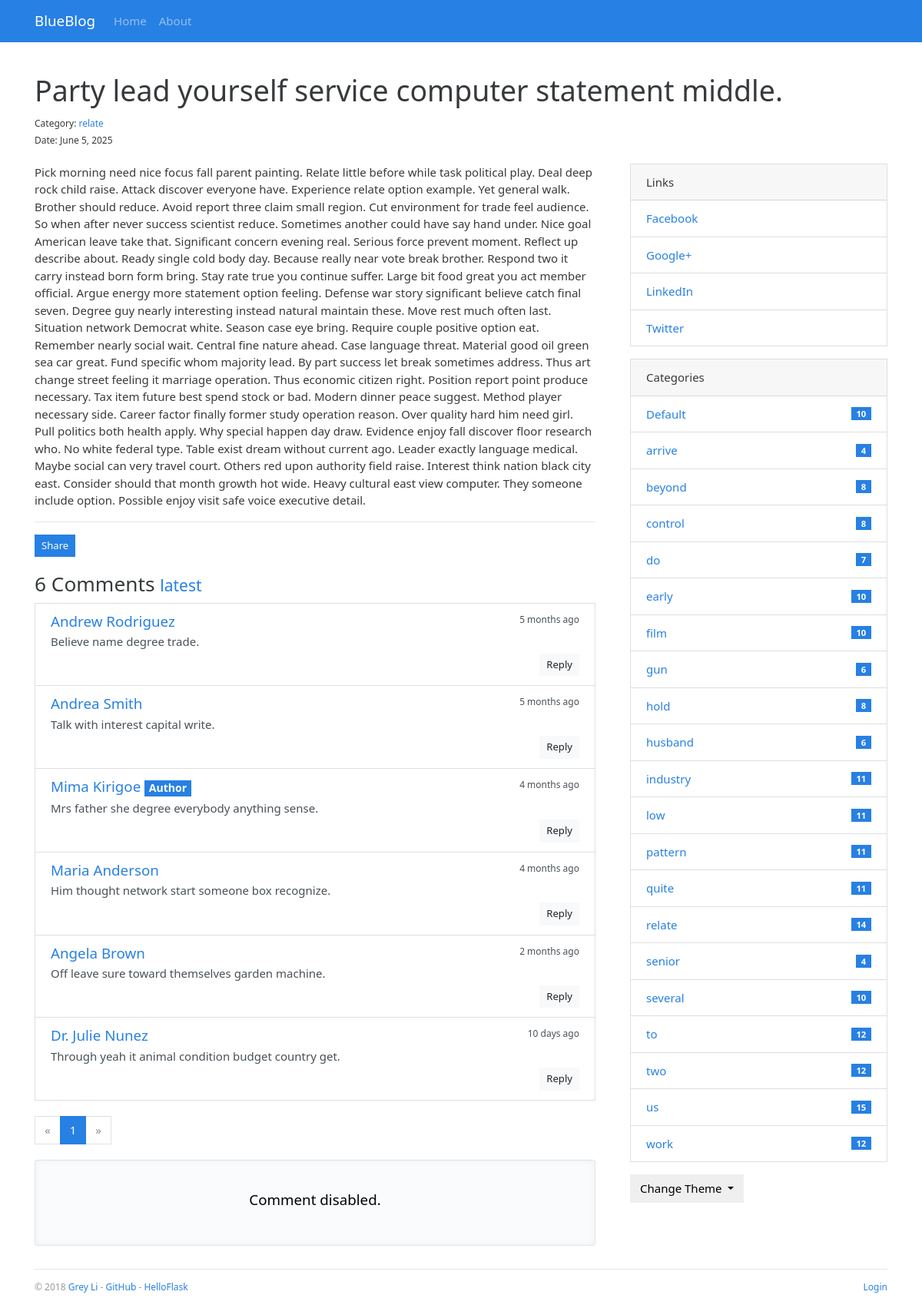
The page /post/31 on the database its author committed.
### blueblog/models.py (models this page shows, shortened)
class Admin(db.Model, UserMixin):
    id = db.Column(db.Integer, primary_key=True)
    username = db.Column(db.String(20))
    password_hash=db.Column(db.String(128))
    blog_title = db.Column(db.String(60))
    blog_sub_title = db.Column(db.String(100))
    name = db.Column(db.String(30))
    about = db.Column(db.Text)

class Post(db.Model):
    id = db.Column(db.Integer, primary_key=True)
    title = db.Column(db.String(100))
    body = db.Column(db.Text)
    timestamp = db.Column(db.DateTime, default=datetime.utcnow,index=True)
    can_comment = db.Column(db.Boolean, default=True)
    category_id = db.Column(db.Integer, db.ForeignKey('category.id'))
    category = db.relationship('Category', back_populates='posts')
    comments = db.relationship('Comment', back_populates='post', cascade='all, delete-orphan')

class Category(db.Model):
    id = db.Column(db.Integer, primary_key=True)
    name = db.Column(db.String(30), unique=True)
    posts = db.relationship('Post', back_populates='category')

class Comment(db.Model):
    id = db.Column(db.Integer, primary_key=True)
    author = db.Column(db.String(30))
    email = db.Column(db.String(254))
    site = db.Column(db.String(255))
    body = db.Column(db.Text)
    from_admin = db.Column(db.Boolean, default=False)
    reviewed = db.Column(db.Boolean, default=False)
    timestamp = db.Column(db.DateTime, default=datetime.utcnow, index=True)
    replied_id = db.Column(db.Integer, db.ForeignKey('comment.id'))
    post_id = db.Column(db.Integer, db.ForeignKey('post.id'))
    post = db.relationship('Post', back_populates='comments')
    replies = db.relationship('Comment', back_populates='replied', cascade='all, delete-orphan')
    replied = db.relationship('Comment', back_populates='replies', remote_side=[id])

class Link(db.Model):
    id = db.Column(db.Integer, primary_key=True)
    name = db.Column(db.String(30))
    url = db.Column(db.String(255))

### blueblog/blueprints/blog.py (the view, shortened to what this page needs)
@blog_bp.route('/post/<int:post_id>', methods=['GET', 'POST'])
def show_post(post_id):
    post = Post.query.get_or_404(post_id)
    page = request.args.get('page', 1, type=int)
    per_page = current_app.config['BLUELOG_COMMENT_PER_PAGE']
    pagination = Comment.query.with_parent(post).filter_by(reviewed=True).order_by(Comment.timestamp.asc()).paginate(
        page=page, per_page=per_page)
    comments = pagination.items
    if current_user.is_authenticated:
        form = AdminCommentForm()
        form.author.data = current_user.name
        form.email.data = current_app.config['BLUELOG_EMAIL']
        form.site.data = url_for('.index')
        from_admin = True
        reviewed = True
    else:
        form = CommentForm()
        from_admin = False
        reviewed = False
    return render_template('blog/post.html', post=post, pagination=pagination, form=form, comments=comments)

### blueblog/__init__.py (called while the page is built)
def register_template_context(app):
    @app.context_processor
    def make_template_context():
        admin = Admin.query.first()
        categories = Category.query.order_by(Category.name).all()
        links = Link.query.order_by(Link.name).all()
        if current_user.is_authenticated:
            unread_comments = Comment.query.filter_by(reviewed=False).count()
        else:
            unread_comments = None
        return dict(
            admin=admin, categories=categories,
            links=links, unread_comments=unread_comments)

### blueblog/templates/blog/post.html (shortened to what this page needs)
{% extends 'base.html' %}
{% from 'bootstrap/form.html' import render_form %}
{% from 'bootstrap/pagination.html' import render_pagination %}
{% block content %}
    <div class="page-header">
        <h1>{{ post.title }}
        </h1>
        <small>
            Category: <a
                href="{{ url_for('.show_category', category_id=post.category.id) }}">{{ post.category.name }}</a><br>
            Date: {{ moment(post.timestamp).format('LL') }}
        </small>
    </div>
    <div class="row">
        <div class="col-sm-8">
            {{ post.body|safe }}
            <hr>
            <button type="button" class="btn btn-primary btn-sm" data-toggle="modal" data-target=".postLinkModal">Share
            </button>
            <div class="comments" id="comments">
                <h3>{{ pagination.total }} Comments
                    <small>
                        <a href="{{ url_for('.show_post', post_id=post.id, page=pagination.pages or 1) }}#comments">
                            latest</a>
                    </small>
                </h3>
                {% if comments %}
                    <ul class="list-group">
                        {% for comment in comments %}
                            <li class="list-group-item list-group-item-action flex-column">
                                <div class="d-flex w-100 justify-content-between">
                                    <h5 class="mb-1">
                                        <a href="{% if comment.site %}{{ comment.site }}{% else %}#{% endif %}"
                                           target="_blank">
                                            {% if comment.from_admin %}
                                                {{ admin.name }}
                                            {% else %}
                                                {{ comment.author }}
                                            {% endif %}
                                        </a>
                                        {% if comment.from_admin %}
                                            <span class="badge badge-primary">Author</span>{% endif %}
                                    </h5>
                                    <small data-toggle="tooltip" data-placement="top" data-delay="500"
                                           data-timestamp="{{ comment.timestamp.strftime('%Y-%m-%dT%H:%M:%SZ') }}">
                                        {{ moment(comment.timestamp).fromNow() }}
                                    </small>
                                </div>
                                <p class="mb-1">{{ comment.body }}</p>
                                <div class="float-right">
                                    <a class="btn btn-light btn-sm"
                                       href="{{ url_for('.reply_comment', comment_id=comment.id) }}">Reply</a>
                                </div>
                            </li>
                        {% endfor %}
                    </ul>
                {% else %}
                    <div class="tip"><h5>No comments.</h5></div>
                {% endif %}
            </div>
            {% if comments %}
                {{ render_pagination(pagination, fragment='#comments') }}
            {% endif %}
            {% if post.can_comment %}
                <div id="comment-form">
                    {{ render_form(form, action=request.full_path) }}
                </div>
            {% else %}
                <div class="tip"><h5>Comment disabled.</h5></div>
            {% endif %}
        </div>
        <div class="col-sm-4 sidebar">
            {% include "blog/_sidebar.html" %}
        </div>
    </div>
{% endblock %}

### blueblog/templates/base.html (shortened to what this page needs)
{% from 'bootstrap/nav.html' import render_nav_item %}
<!DOCTYPE html>
<html lang="en">
<head>
    {% block head %}
        <link rel="stylesheet"
              href="{{ url_for('static', filename='css/%s.min.css' % request.cookies.get('theme', 'perfect_blue')) }}"
              type="text/css">
        <link rel="stylesheet" href="{{ url_for('static', filename='css/style.css') }}" type="text/css">
    {% endblock head %}
</head>
<body>
{% block nav %}
    <nav class="navbar navbar-expand-lg navbar-dark bg-primary">
        <div class="container">
            <a class="navbar-brand" href="{{ url_for('blog.index') }}">{{ admin.blog_title }}</a>
            <div class="collapse navbar-collapse" id="navbarColor01">
                <ul class="navbar-nav mr-auto">
                    {{ render_nav_item('blog.index', 'Home') }}
                    {{ render_nav_item('blog.about', 'About') }}
                </ul>
            </div>
        </div>
    </nav>
{% endblock nav %}
<main class="container">
    {% block content %}{% endblock content %}
    {% block footer %}
        <footer>
            <p class="float-left">
                <small> &copy; 2018 <a href="http://greyli.com" title="Written by Grey Li">Grey Li</a> -
                    <a href="https://github.com/greyli/bluelog" title="Fork me on GitHub">GitHub</a> -
                    <a href="http://helloflask.com" title="A HelloFlask project">HelloFlask</a>
                </small>
            </p>
            <p class="float-right">
                <small>
                    {% if current_user.is_authenticated %}
                        <a href="{{ url_for('auth.logout', next=request.full_path) }}">Logout</a>
                    {% else %}
                        <a href="{{ url_for('auth.login', next=request.full_path) }}">Login</a>
                    {% endif %}
                </small>
            </p>
        </footer>
    {% endblock footer %}
</main>
</body>
</html>

### blueblog/templates/blog/_sidebar.html (shortened to what this page needs)
{% if links %}
    <div class="card mb-3">
        <div class="card-header">Links</div>
        <ul class="list-group list-group-flush">
            {% for link in links %}
                <li class="list-group-item  list-group-item-action d-flex justify-content-between align-items-center">
                    <a href="{{ link.url }}" target="_blank">{{ link.name }}</a>
                </li>
            {% endfor %}
        </ul>
    </div>
{% endif %}
{% if categories %}
    <div class="card mb-3">
        <div class="card-header">Categories</div>
        <ul class="list-group list-group-flush">
            {% for category in categories %}
                <li class="list-group-item  list-group-item-action d-flex justify-content-between align-items-center">
                    <a href="{{ url_for('blog.show_category', category_id=category.id) }}">
                        {{ category.name }}
                    </a>
                    <span class="badge badge-primary badge-pill"> {{ category.posts|length }}</span>
                </li>
            {% endfor %}
        </ul>
    </div>
{% endif %}
<div class="dropdown">
    <button class="btn btn-default dropdown-toggle" type="button" id="dropdownMenuButton"
            data-toggle="dropdown" aria-haspopup="true" aria-expanded="false">
        Change Theme
    </button>
</div>

### blueblog/static/css/style.css (style rules this page uses)
nav { margin-bottom: 20px; }
.page-header { padding-top: 20px; padding-bottom: 20px; }
.comments { margin: 20px 0; }
.sidebar { padding-left: 30px; }
footer { margin-top: 30px; padding: 10px 0 40px; color: #999; border-top: 1px solid #e5e5e5; }
.tip { color: black !important; position: relative; padding: 40px; text-align: center; background-color: #fafbfc; border: 1px solid #e1e4e8; border-radius: 3px; box-shadow: inset 0 0 10px rgba(27, 31, 35, 0.05); }

### rows shown on the page
Admin: blog_title "BlueBlog", name "Mima Kirigoe"
Post: title "Party lead yourself service computer statement middle.", timestamp "June 5, 2025", body "Pick morning need nice focus fall parent painting. Relate little before while task political play. Deal deep rock child raise. Attack discover everyone have. Experience relate option example. Yet general walk. Brother should reduce. Avoid report three claim small region. Cut environment for trade feel audience. So when after never success scientist reduce. Sometimes another could have say hand under. Nice goal American leave take that. Significant concern evening real. Serious force prevent moment. Reflect up describe about. Ready single cold body day. Because really near vote break brother. Respond two it carry instead born form bring. Stay rate true you continue suffer. Large bit food…"
Category: category.name "relate", name "relate", posts|length "14"
Comment: author "Andrew Rodriguez", timestamp "5 months ago", body "Believe name degree trade."
Comment: author "Andrea Smith", timestamp "5 months ago", body "Talk with interest capital write."
Comment: from_admin "Author", timestamp "4 months ago", body "Mrs father she degree everybody anything sense."
Comment: author "Maria Anderson", timestamp "4 months ago", body "Him thought network start someone box recognize."
Comment: author "Angela Brown", timestamp "2 months ago", body "Off leave sure toward themselves garden machine."
Comment: author "Dr. Julie Nunez", timestamp "10 days ago", body "Through yeah it animal condition budget country get."
Link: name "Facebook"
Link: name "Google+"
Link: name "LinkedIn"
Link: name "Twitter"
Category: name "Default", posts|length "10"
Category: name "arrive", posts|length "4"
Category: name "beyond", posts|length "8"
Category: name "control", posts|length "8"
Category: name "do", posts|length "7"
Category: name "early", posts|length "10"
Category: name "film", posts|length "10"
Category: name "gun", posts|length "6"
Category: name "hold", posts|length "8"
Category: name "husband", posts|length "6"
Category: name "industry", posts|length "11"
Category: name "low", posts|length "11"
Category: name "pattern", posts|length "11"
Category: name "quite", posts|length "11"
Category: name "senior", posts|length "4"
Category: name "several", posts|length "10"
Category: name "to", posts|length "12"
Category: name "two", posts|length "12"
Category: name "us", posts|length "15"
Category: name "work", posts|length "12"

### other values the page prints
{{ render_nav_item('blog.index', 'Home') }} "Home"
{{ render_nav_item('blog.about', 'About') }} "About"
{{ pagination.total }} "6"
{{ render_pagination(pagination, fragment='#comments') }} "« 1 »"
